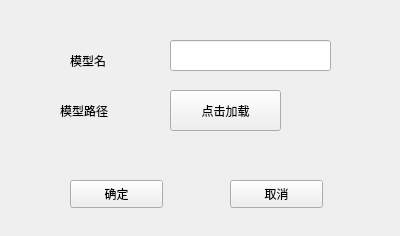
<?xml version="1.0" encoding="UTF-8"?>
<ui version="4.0">
 <class>modelChildDIalog</class>
 <widget class="QWidget" name="modelChildDIalog">
  <property name="geometry">
   <rect>
    <x>0</x>
    <y>0</y>
    <width>400</width>
    <height>236</height>
   </rect>
  </property>
  <property name="windowTitle">
   <string>添加模型</string>
  </property>
  <widget class="QPushButton" name="modelAddOk">
   <property name="geometry">
    <rect>
     <x>70</x>
     <y>180</y>
     <width>93</width>
     <height>28</height>
    </rect>
   </property>
   <property name="text">
    <string>确定</string>
   </property>
  </widget>
  <widget class="QLabel" name="label_2">
   <property name="geometry">
    <rect>
     <x>60</x>
     <y>100</y>
     <width>72</width>
     <height>21</height>
    </rect>
   </property>
   <property name="text">
    <string>模型路径</string>
   </property>
  </widget>
  <widget class="QPushButton" name="filePathButton">
   <property name="geometry">
    <rect>
     <x>170</x>
     <y>90</y>
     <width>111</width>
     <height>41</height>
    </rect>
   </property>
   <property name="text">
    <string>点击加载</string>
   </property>
  </widget>
  <widget class="QPushButton" name="modelAddCancle">
   <property name="geometry">
    <rect>
     <x>230</x>
     <y>180</y>
     <width>93</width>
     <height>28</height>
    </rect>
   </property>
   <property name="text">
    <string>取消</string>
   </property>
  </widget>
  <widget class="QLineEdit" name="modelNameInput">
   <property name="geometry">
    <rect>
     <x>170</x>
     <y>40</y>
     <width>161</width>
     <height>31</height>
    </rect>
   </property>
  </widget>
  <widget class="QLabel" name="label">
   <property name="geometry">
    <rect>
     <x>70</x>
     <y>50</y>
     <width>72</width>
     <height>21</height>
    </rect>
   </property>
   <property name="text">
    <string>模型名</string>
   </property>
  </widget>
 </widget>
 <resources/>
 <connections/>
</ui>
